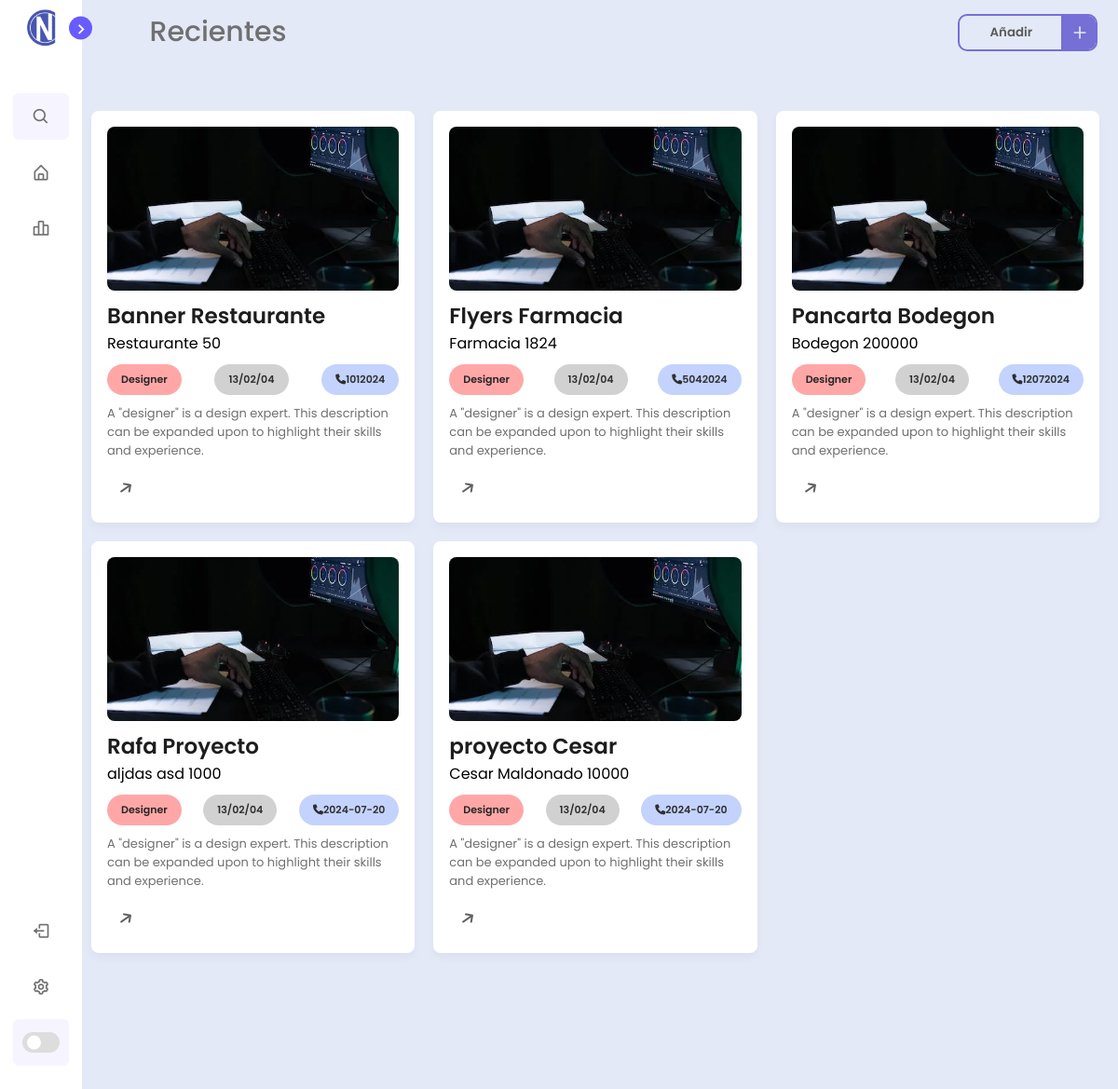
Before: /home (signed in) with the older database file.
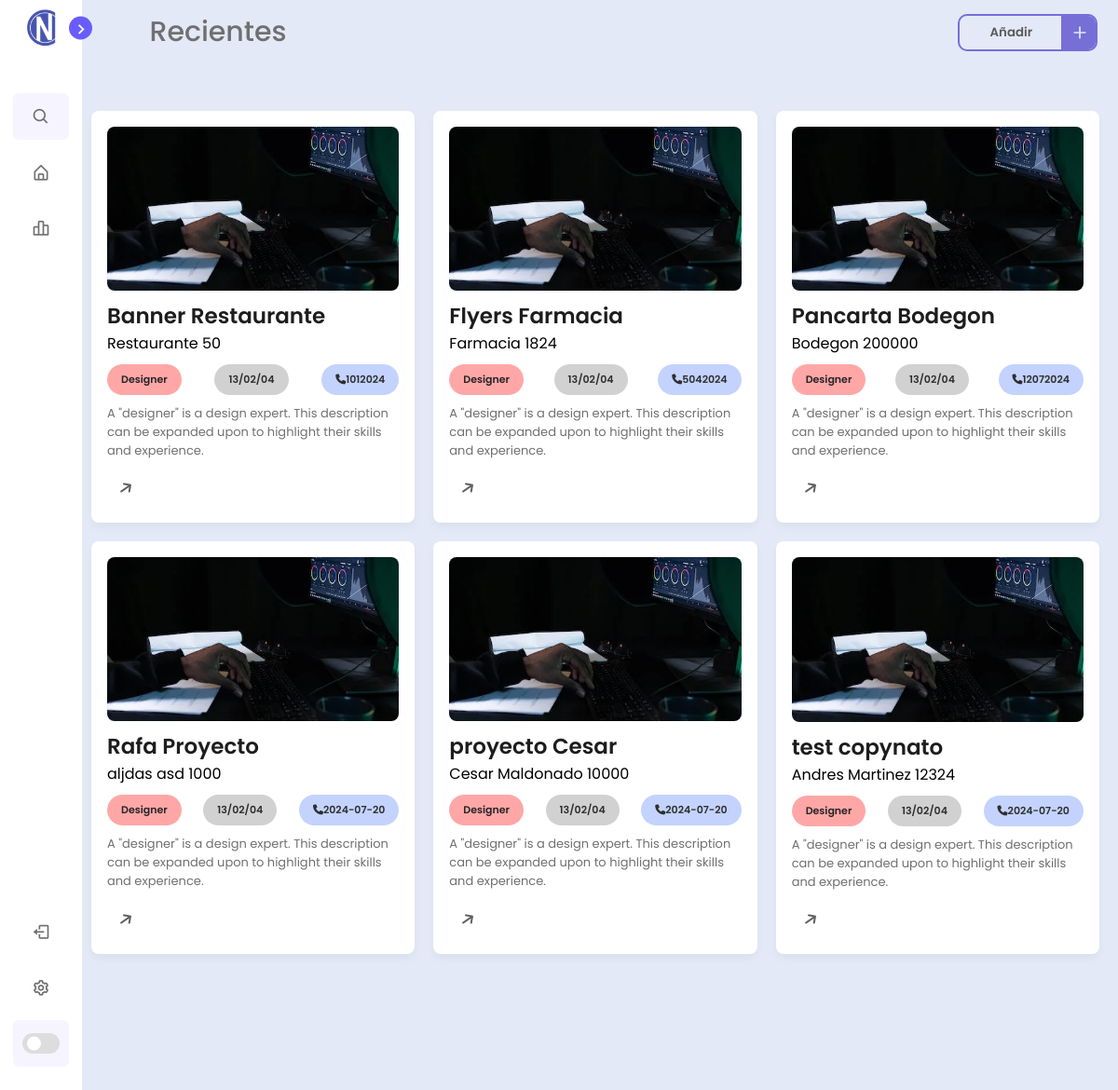
After: the same page with the newer database file.
### tables this page shows
CREATE TABLE projects ( 
projectId INTEGER PRIMARY KEY AUTOINCREMENT, 
projectName TEXT,
projectDate INTEGER, 
projectCharge INTEGER, 
projectClient INTEGER,
FOREIGN KEY(projectDate) REFERENCES dateProject(projectDateId), 
FOREIGN KEY(projectCharge) REFERENCES chargeProject(projectChargeId), 
FOREIGN KEY(projectClient) REFERENCES clientProject(projectClientId) 
);

CREATE TABLE clientProject (

projectClientId INTEGER PRIMARY KEY AUTOINCREMENT,

projectClientName TEXT,

projectClientNumber INTEGER
);

CREATE TABLE chargeProject (

projectChargeId INTEGER PRIMARY KEY AUTOINCREMENT,

projectChargeCurrency INTEGER,

projectChargeInstallment INTEGER,

projectChargeBalance INTEGER,

projectChargeTotalPayment INTEGER,

FOREIGN KEY (projectChargeCurrency) REFERENCES typeCurrency(currencyTypeId)
);

CREATE TABLE dateProject (

projectDateId INTEGER PRIMARY KEY AUTOINCREMENT,

projectDateStart INTEGER,

projectDateFinished INTEGER
);

### new.py (the view)
@app.route("/home")
def home():
    function = try_home()
    return function

### new.py (called while the page is built)
@app.before_request
def before_request():
    if "username" in session:
        g.user = session["username"]
    else:
        g.user = None

### templates/home.html (shortened to what this page needs)
<!DOCTYPE html>
<html lang="en">
<head>
    <link rel="stylesheet" href="../static/css/main.css">
    <link rel="stylesheet" href="../static/css/scrollbar.css">
    <link rel="stylesheet" href="https://cdnjs.cloudflare.com/ajax/libs/font-awesome/6.4.2/css/all.min.css">
    <link href='https://unpkg.com/boxicons@2.1.1/css/boxicons.min.css' rel='stylesheet'>
</head>
<body>
    <nav class="sidebar close">
        <header>
            <div class="image-text">
                <span class="image">
                    <img src="../static/img/icon.ico" alt="iconcopy">
                </span>
            </div>
            <i class='bx bx-chevron-right toggle'></i>
        </header>
        <div class="menu-bar">
            <div class="menu">
                <li class="search-box">
                    <i class='bx bx-search icon'></i>
                </li>
                <ul class="menu-links">
                    <li class="nav-link">
                        <a href="#">
                            <i class='bx bx-home-alt icon'></i>
                        </a>
                    </li>
                    <li class="nav-link">
                        <a href="#">
                            <i class='bx bx-bar-chart-alt-2 icon'></i>
                        </a>
                    </li>
                </ul>
            </div>
            <div class="bottom-content">
                <li class="">
                    <a href="{{ url_for('logout') }}">
                        <i class='bx bx-log-out icon'></i>
                    </a>
                </li>
                <li class="">
                    <a href="../templates/settings.html">
                        <i class='bx bx-cog icon'></i>
                    </a>
                </li>
                <li class="mode">
                    <div class="toggle-switch">
                        <span class="switch"></span>
                    </div>
                </li>
            </div>
        </div>
    </nav>
    <section class="home">
        <div class="home-header">
            <div class="text">Recientes</div>
            <button class="add-btn" type="button">
                <span class="button__text">Añadir</span>
                <span class="button__icon"><svg class="svg" fill="none" height="24" stroke="currentColor"
                        stroke-linecap="round" stroke-linejoin="round" stroke-width="2" viewBox="0 0 24 24" width="24"
                        xmlns="http://www.w3.org/2000/svg">
                        <line x1="12" x2="12" y1="5" y2="19"></line>
                        <line x1="5" x2="19" y1="12" y2="12"></line>
                    </svg></span>
            </button>
        </div>
        <div class="card-list" id="cardList">
            {% for item in filas %}
            <div class="card-item" data-job-type="designer">
                <img src="../static/img/editor.jpg" alt="Card Image">
                <p class="card-title">{{item[0]}}</p>
                <p class="card-name-container">
                    <span class="card-name">{{item[3]}}</span>
                    <span class="card-lastname">{{item[2]}}</span>
                </p>
                <p class="card-info">
                    <span class="job-title">Designer</span> <span class="date">13/02/04</span> <span class="phone"><i
                            class="fas fa-phone"></i>{{item[1]}}</span>
                </p>
                <p class="card-description">A "designer" is a design expert. This description can be expanded upon to
                    highlight their skills and experience.</p>
                <div class="arrow">
                    <i class="fas fa-arrow-right card-icon"></i>
                </div>
            </div>
            {% endfor %}
        </div>
    </section>
</body>
</html>

Changed rows visible on the page:
added projects: projectName "test copynato", projectClientName "Andres Martinez", projectChargeTotalPayment "12324", projectDateStart "2024-07-20"
